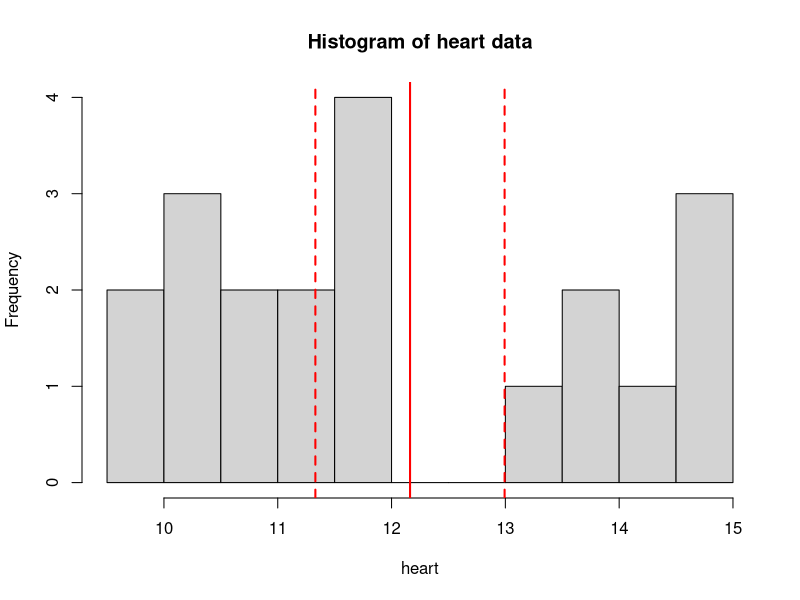
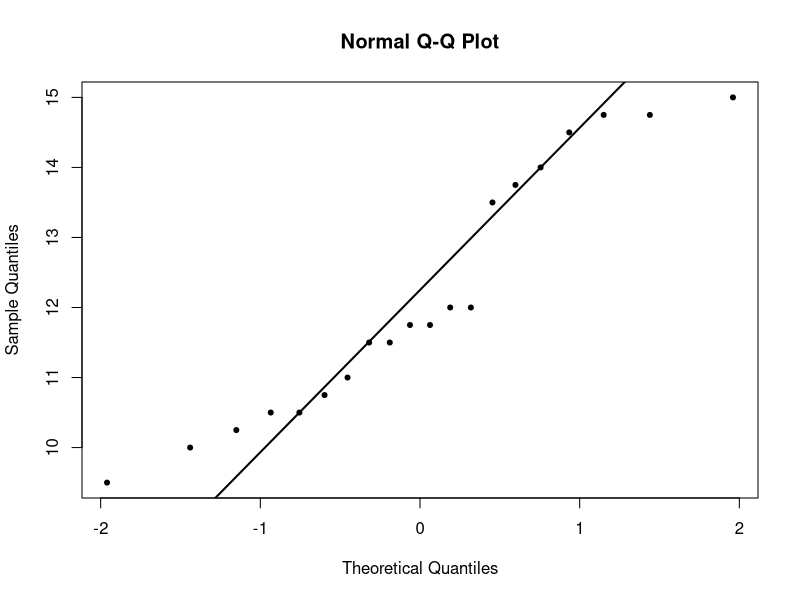
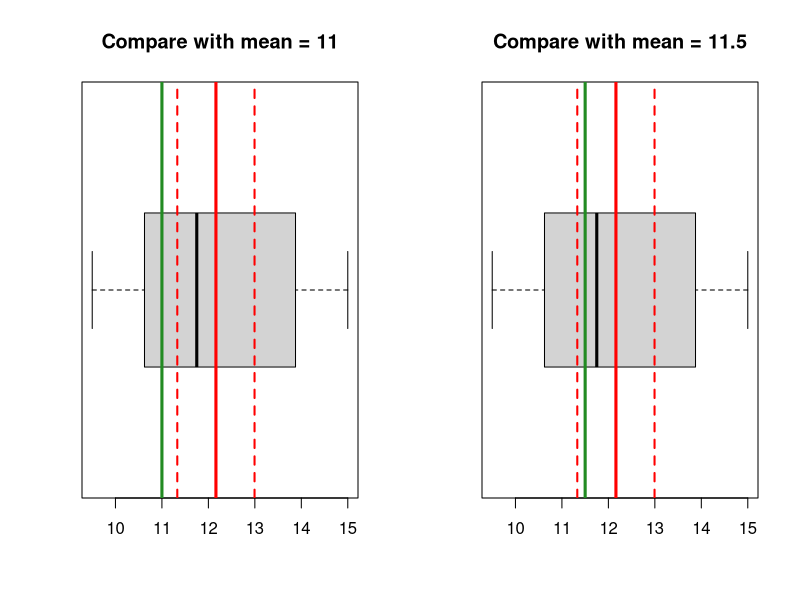

Generate these figures, in order, with R:
# t-test

# exercise 1 (heart) ----

heart <- c(11.5, 14.75, 13.75, 10.5, 14.75,
           13.5, 10.75, 9.5, 11.75, 12, 
           10.5, 11.75, 10, 14.5, 12, 
           11, 14, 15, 11.5, 10.25)

# 1a) ----
# compute the mean
sum_heart <- 11.5 + 14.75 + 13.75 + 10.5 + 14.75 + 
  13.5 + 10.75 + 9.5 + 11.75 + 12 + 
  10.5 + 11.75 + 10 + 14.5 + 12 + 
  11 + 14 + 15 + 11.5 + 10.25

n <- 20 # length(heart)

sum_heart
sum_heart/20

# formula: sum(heart)/length(heart)
mean(heart)  # 12.162


# 1b) ----
# standard deviation, 95% confidence interval

# formula (sd): sqrt(1/(n-1) * (sum(xi - xbar)^2))
# translate into format that R can understand:

n <- 20  # length(heart)
sqrt(1/(n-1) * (sum((heart - mean(heart))^2))) # be careful with brackets

sd(heart) # 1.779


# 95% CI (quantile from t-distribution)
# formula: CI = xbar +- t(n-1, alpha/2) * sd/sqrt(n)
# translate into format R can understand:

t025 <- qt(p = 0.025, df = n-1) # -2.09
t975 <- qt(p = 0.975, df = n-1) # 2.09
c(t025, t975) # symmetric around 0

ci_lower <- 12.162 - 2.09 * 1.779/sqrt(20)
ci_upper <- 12.162 + 2.09 * 1.779/sqrt(20)
c(ci_lower, ci_upper)

# verify by doing a one-sample t-test
# by default, it tests whether mean is 0
t.test(heart)


# 1c) ----
# visually check
# histogram
hist(heart, breaks = 10, main = 'Histogram of heart data')
abline(v = mean(heart), col = 'red', lwd = 2)
abline(v = c(ci_lower, ci_upper), col = 'red', lwd = 2,
       lty = 'dashed')

# qqplot 
qqnorm(heart, pch = 20)
qqline(heart, lwd = 2)



# boxplot 
par(mfrow = c(1, 2))
# compare with 11
boxplot(heart, horizontal = T, main = 'Compare with mean = 11')
abline(v = mean(heart), col = 'red', lwd = 3)
abline(v = c(ci_lower, ci_upper), col = 'red', lwd = 2,
       lty = 'dashed')
abline(v = 11, col = 'forestgreen', lwd = 3)


# compare with 11.5
boxplot(heart, horizontal = T, main = 'Compare with mean = 11.5')
abline(v = mean(heart), col = 'red', lwd = 3)
abline(v = c(ci_lower, ci_upper), col = 'red', lwd = 2,
       lty = 'dashed')
abline(v = 11.5, col = 'forestgreen', lwd = 3)



# 1d) ----
# H0: mu = 11; H1: mu != 11
t.test(heart, mu = 11, conf.level = 0.95)


# H0: mu = 11.5; H1: mu != 11.5
t.test(heart, mu = 11.5, conf.level = 0.95)




# ___________ ----
# exercise 2 (lung function) ----














